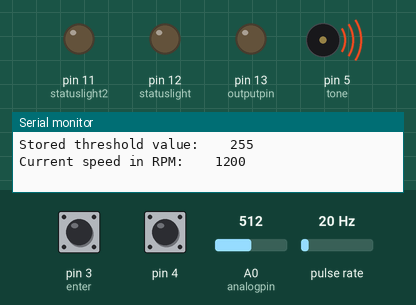
Simulated run of this sketch. Board: Arduino Uno, built with avr-gcc and run on an emulated ATmega328P. Parts: output pins drawn as LEDs (lit = HIGH), buzzer (waves = sounding), the last lines printed to the serial monitor. Wiring (inferred from the names in the program): pulse sensor: data pin 2. The inputs (shaded band) are chosen by the test bench; at power-on: pulse rate 20 Hz, pin 3 (enter) HIGH, A0 (analogpin) = 512, pin 4 HIGH. EEPROM starts erased.

Above: at 1.2 s.
1.3 s: pulse rate (sensor on pin 2) set to 100 Hz
4.3 s: pin 3 (enter) pulled LOW for 3.2 s
At 6.4 s:
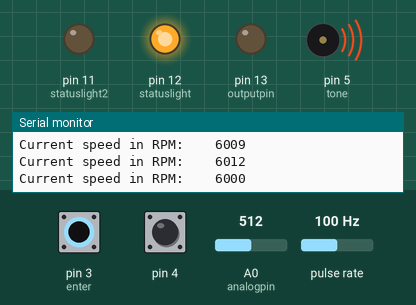
At 7.9 s:
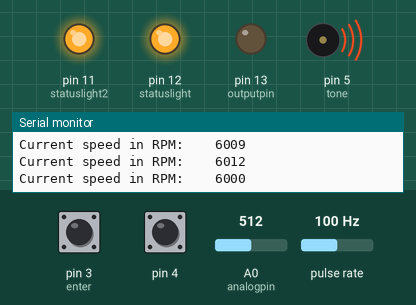
10.5 s: A0 (analogpin) set to 489
13.5 s: pulse rate (sensor on pin 2) set to 4 Hz
At 13.5 s:
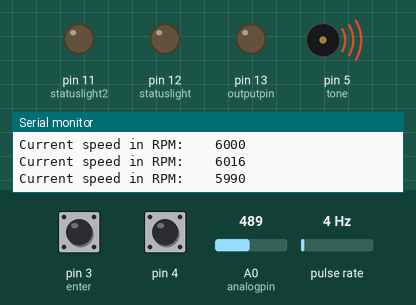
Timing chart, 0 to 16.0 s (numbered marks = the images above; inputs shaded):
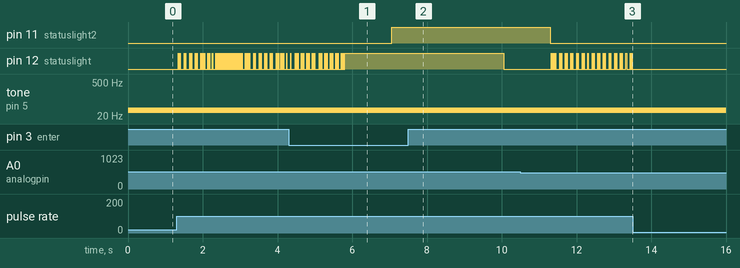

The sketch:

iOnStreet.ino
```cpp
/*
 iOnStreet V1.0a
 uses infrared emitter and detector to check the presence of a phone
 calibrate 1st without phone then with phone *stored in eeprom*
 buzzer to alert the driver
*/
#include <EEPROM.h>                               //Store data when vehicle is turn off.
int address = 512;                                //Setting the location for threshold values to be stored.
int thresholdvalue = 0;                           //Threshold value for light activation.
int lowbound= 0, highbound= 0;                    //Limit for calibration
int outputpin = 13;                               //Set the ouput pin to control light.
int statuslight = 12, statuslight2 = 11;          //Set status light pin
int enter = 3;                                    //Set input pin to change the threshold level.
int analogpin = 0;                                //Set light sensor input pin.
int averageValue[5];
int state = 0;                                    //Variable for button debouncing.
long prevtime = 0;
bool trigger = 0;
long timer;
int counter =0;
bool alarmstate = 1;
long serialupdate =0;
long timerstatus;
//RPM/SPEED READOUT
int rpm;
const int sensorPin = 2;
volatile unsigned long lastPulseTime;
volatile unsigned long interval = 0;

//toggle enabletone out
long toneprevtime;
bool tonestatus =0;
bool enabletone = 1;


void setup() {
  // put your setup code here, to run once:
  thresholdvalue = EEPROM.read(address);
  pinMode(outputpin, OUTPUT);
  pinMode(statuslight, OUTPUT);
  pinMode(statuslight2, OUTPUT);
  pinMode(5, OUTPUT);                     //tone
  pinMode(4, INPUT_PULLUP);
  pinMode(enter, INPUT_PULLUP);
  attachInterrupt(0, sensorIsr, RISING); //enable rpm readout
  lastPulseTime = micros();
  Serial.begin(9600);
  Serial.print("Stored threshold value:\t\t");
  Serial.println(thresholdvalue);

}

void loop() {
  //CHECK IF SENSOR VALUE EXCEED THRESHOLD VALUE
  if(millis()-serialupdate > 1000){
    Serial.print("Current speed in RPM:\t\t");
    Serial.println(rpm);
    serialupdate = millis();
  }
  rpm = long(60e6)/interval;
  if((analogRead(analogpin)/4 < thresholdvalue) && rpm > 6000){
    digitalWrite(statuslight,1);
    trigger = 1;
  }
  else{
    digitalWrite(statuslight,0);
    digitalWrite(outputpin,0);
    timerstatus = millis();
    trigger = 0;
  }
  if((millis()-timerstatus> 2000)&&(trigger == 1)){
    fastflash();
  }
  if(digitalRead(4) == 1){
    tonestatus = 0;
    toneprevtime= millis();
  }
  if(!tonestatus && digitalRead(4) == 0 && millis()-toneprevtime >25){
    tonestatus = 1;
    enabletone = !enabletone;
  }
  if(enabletone == 1){
    tone(5, 34);
  }
  else if(enabletone == 0){
    tone(5, 166);
  }

  //ENTER CALIBRATION IF BUTTON PRESSED FOR 1.5 SECONDS OR MORE
  if((digitalRead(3) == 0)&&millis()-prevtime > 1500){
    state = 1;
    prevtime = millis();
  }
  else if (digitalRead(3) == 1){
    prevtime = millis();
  }


  //ENTER CALIBRATION MENU
  if(state == 1){
    state = 0;
    thresholdvalue = 0;
    digitalWrite(statuslight,1);
    for(int x = 0; x<5; x++){
      averageValue[x] = analogRead(analogpin);
      thresholdvalue = thresholdvalue + averageValue[x];
      delay(250);
    }
    lowbound = thresholdvalue / 20;
    digitalWrite(statuslight2,1);
    delay(3000);
    digitalWrite(statuslight,0);
    thresholdvalue = 0;
    for(int x = 0; x<5; x++){
      averageValue[x] = analogRead(analogpin);
      thresholdvalue = thresholdvalue + averageValue[x];
      delay(250);
    }
    highbound = thresholdvalue / 20;
    thresholdvalue = (highbound + lowbound)/2;
    Serial.print("Average Threshold Value:\t");
    Serial.println(thresholdvalue);
    EEPROM.write(address,thresholdvalue);
    digitalWrite(statuslight,0);
    digitalWrite(statuslight2,0);
  }
  //FINISH CALIBRATION MENU
}

void fastflash(){
  if((counter-9)%10==0){
    if(millis() - timer >= 300){
      digitalWrite(13,alarmstate);
      alarmstate=!alarmstate;
      counter++;
      timer = millis();
    }
  }
  else if(counter>=1000){
    digitalWrite(13,1);
  }
  else{
    if(millis() - timer >= 75){
      digitalWrite(13,alarmstate);
      alarmstate=!alarmstate;
      counter++;
      timer = millis();
    }
  }
}

void sensorIsr(){
  unsigned long now = micros();
  interval = now - lastPulseTime;
  lastPulseTime = now;
}
```

Measured:
- after the input at 4.3 s, pin 11 (statuslight2): LOW → HIGH after 2.8 s
- after the input at 13.5 s, pin 12 (statuslight): stops changing and stays LOW
